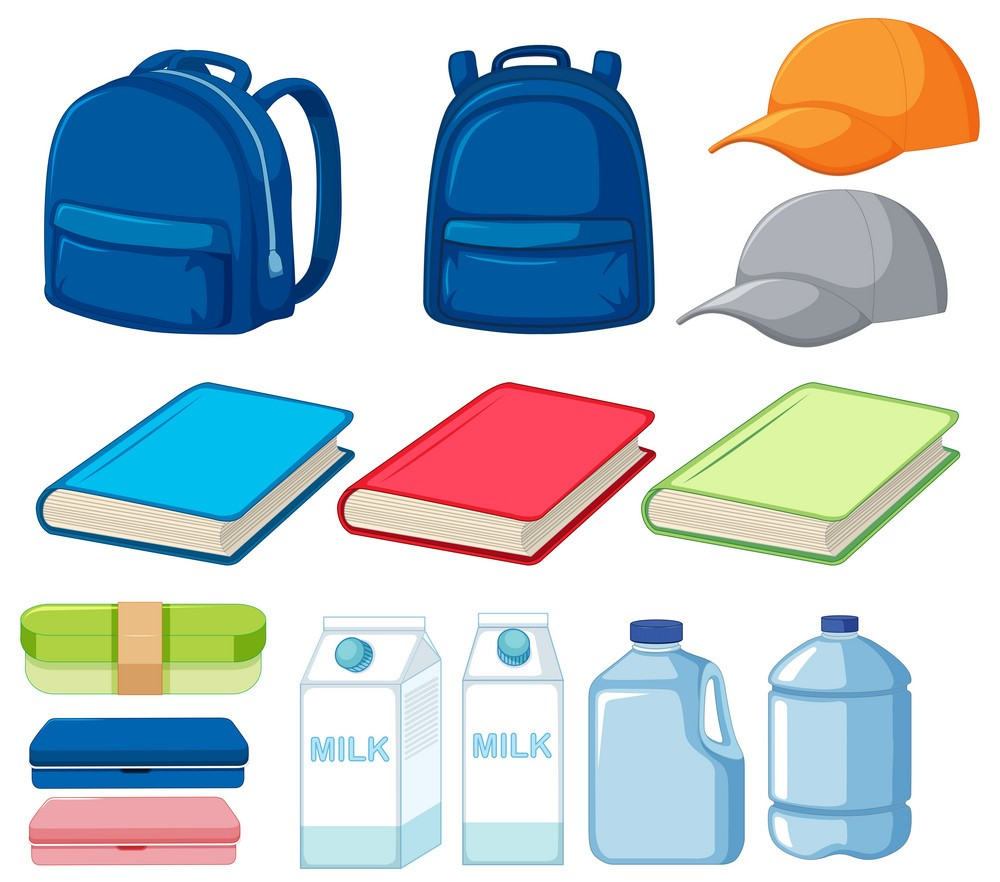
#> input picture img/multi-objects.jpg, 1000 x 882 px
$ python soal1.py
#> lines starting #> are read from the running program, lines starting #| are printed output that depends on the picture
import cv2
import numpy as np
import matplotlib.pyplot as plt
from sklearn.cluster import KMeans

# Fungsi untuk membaca dan melakukan segmentasi gambar
def segment_image(image_path, k=3):
    # Membaca gambar
#> called with image_path = 'img/multi-objects.jpg', k = 3
    image = cv2.imread(image_path)
#> image is the input picture: shape (882, 1000, 3); mean B, G, R 208.2, 202.2, 189.5
    # Mengubah gambar dari BGR ke RGB (OpenCV menggunakan BGR secara default)
    image_rgb = cv2.cvtColor(image, cv2.COLOR_BGR2RGB)

    # Mengubah gambar menjadi 2D array untuk pemrosesan clustering
    reshaped_image = image_rgb.reshape((-1, 3))

    # Menggunakan KMeans untuk melakukan clustering
    kmeans = KMeans(n_clusters=k, random_state=42)
    kmeans.fit(reshaped_image)

    # Mendapatkan label dan centroids
    labels = kmeans.labels_
    centroids = kmeans.cluster_centers_

    # Mengubah kembali ke format gambar berdasarkan label
    segmented_image = centroids[labels].reshape(image_rgb.shape).astype(int)

    # Menampilkan gambar asli dan hasil segmentasi
    plt.figure(figsize=(12, 6))
    plt.subplot(1, 2, 1)
    plt.imshow(image_rgb)
    plt.title("Original Image")
    plt.axis("off")

    plt.subplot(1, 2, 2)
    plt.imshow(segmented_image)
    plt.title(f"Segmented Image (K={k})")
    plt.axis("off")

    plt.show()
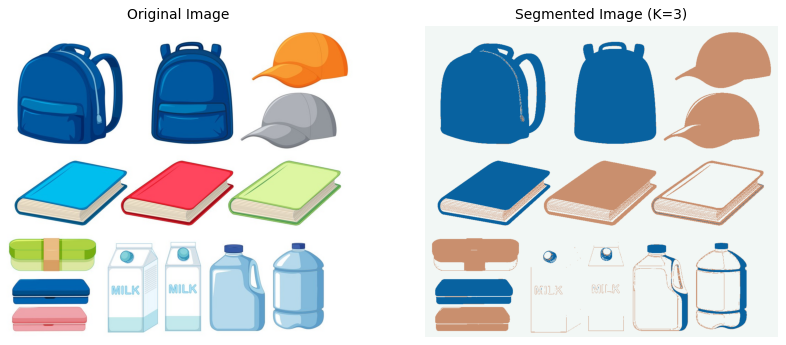
#> figure drawn by matplotlib, 2 panels

# Ganti dengan path gambar yang sesuai
image_path = 'img/multi-objects.jpg'

# Menjalankan fungsi segmentasi dengan 3 cluster (3 objek berbeda)
segment_image(image_path, k=3)

$ run again, with img/andriat.jpg copied over img/multi-objects.jpg
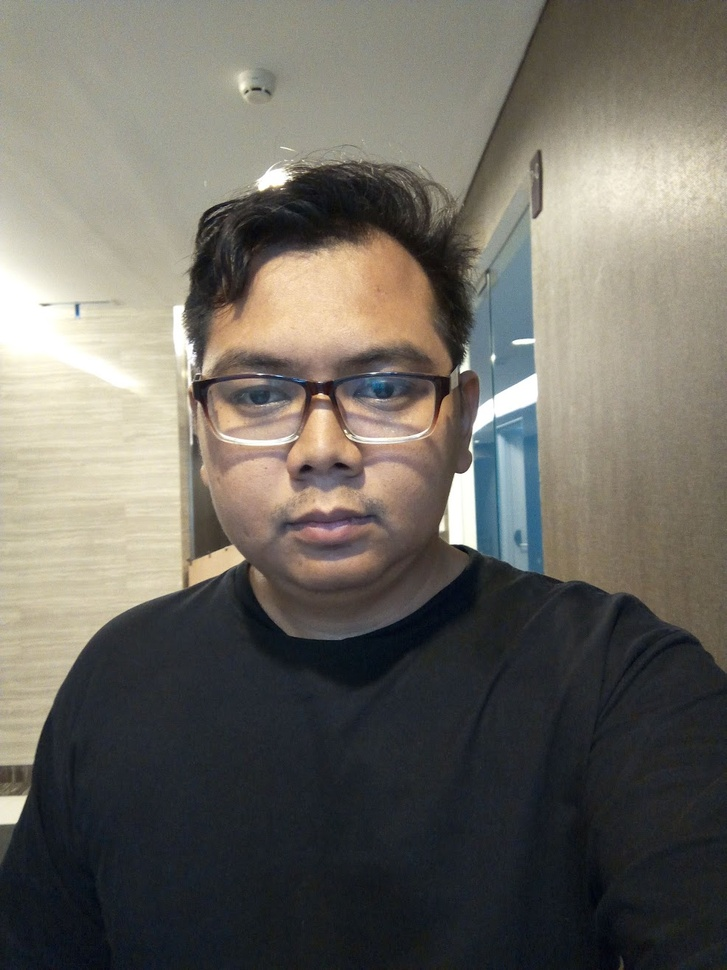
#> input picture img/andriat.jpg, 727 x 970 px, shrunk from 986 x 1315 before the run
#> in segment_image, image is the input picture: shape (970, 727, 3); mean B, G, R 98.2, 106, 109.3
#> in segment_image, `plt.show()`:
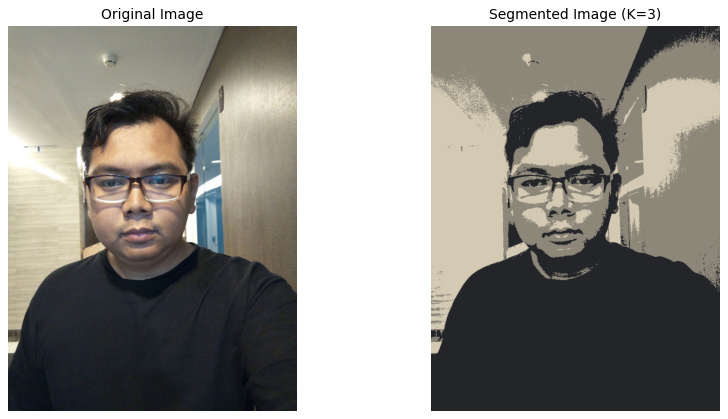
#> figure drawn by matplotlib, 2 panels

$ run again, with img/bunga.jpg copied over img/multi-objects.jpg
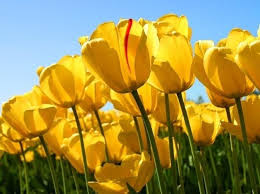
#> input picture img/bunga.jpg, 260 x 194 px
#> in segment_image, image is the input picture: shape (194, 260, 3); mean B, G, R 71.3, 143.1, 160.4
#> in segment_image, `plt.show()`:
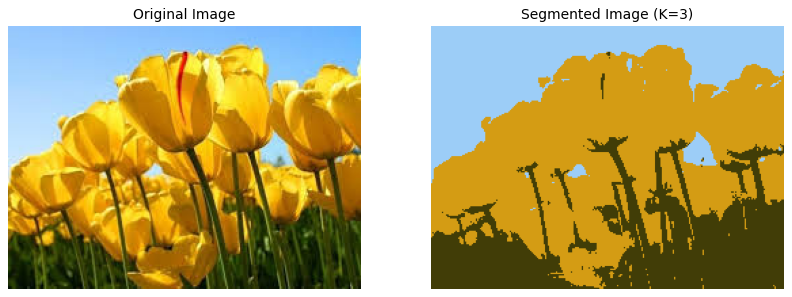
#> figure drawn by matplotlib, 2 panels
